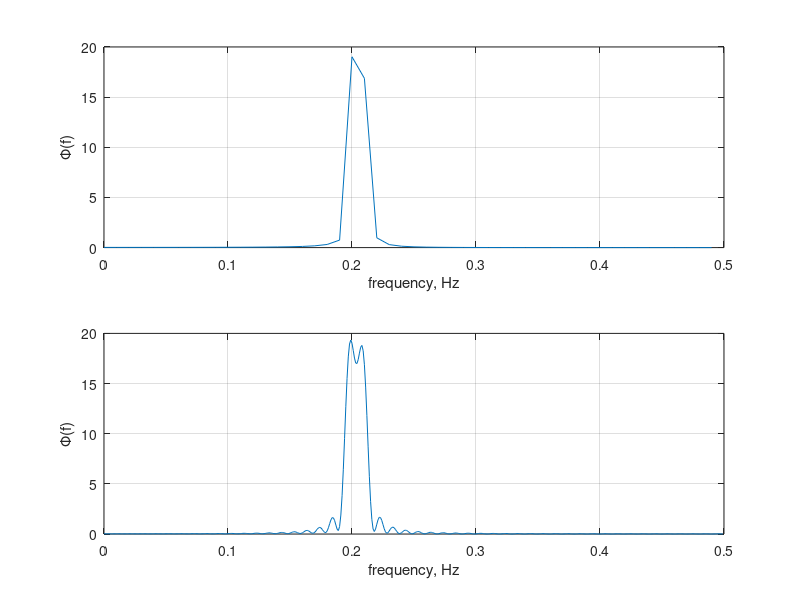
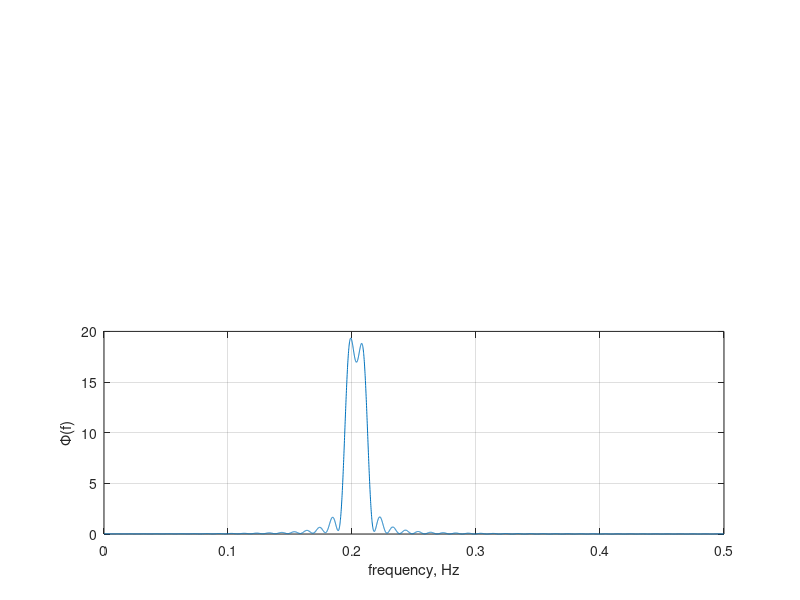

These figures' MATLAB source, in order:
clear all
close all

%Här gör jag lite ändringar
test= 0;
testet= test+1;
%Det är visst ändringar här


%HAHAHAHAHAH

fs= 1; %Hz
Ts=1/fs; % samplingstid
N= 100; %sample

t = (0:(N-1))*Ts; % samplingstillfallen (tidsvektor)
deltaf=0.0067;
f1 = 0.2;
f2 = f1 + deltaf; %och amplituderna 1. Lagg inte till nagot brus i denna simulering!
ynn = sin(2*pi*f1*t) + sin(2*pi*f2*t);
y=ynn;

L = N; % Zeropadding om L>N
Phi = abs(fft(y,L)).^2/N;
%Skapa en frekvensvektor for de positiva frekvenserna
f = (0:(L/2-1))*fs/L;

L2=10*N;
Phi2 = abs(fft(y,L2)).^2/N;
%Skapa en frekvensvektor for de positiva frekvenserna
f2 = (0:(L2/2-1))*fs/L2;

L3=100*N;
Phi3 = abs(fft(y,L3)).^2/N;
%Skapa en frekvensvektor for de positiva frekvenserna
f3 = (0:(L3/2-1))*fs/L3;


%Plotta spektrum
subplot(2,1,1)
plot(f, Phi(1:L/2))
grid on
xlabel('frequency, Hz')
ylabel('\Phi(f)')
subplot(2,1,2)
plot(f2, Phi2(1:L2/2))
grid on
xlabel('frequency, Hz')
ylabel('\Phi(f)')
figure
subplot(2,1,2)
plot(f3, Phi3(1:L3/2))
grid on
xlabel('frequency, Hz')
ylabel('\Phi(f)')

